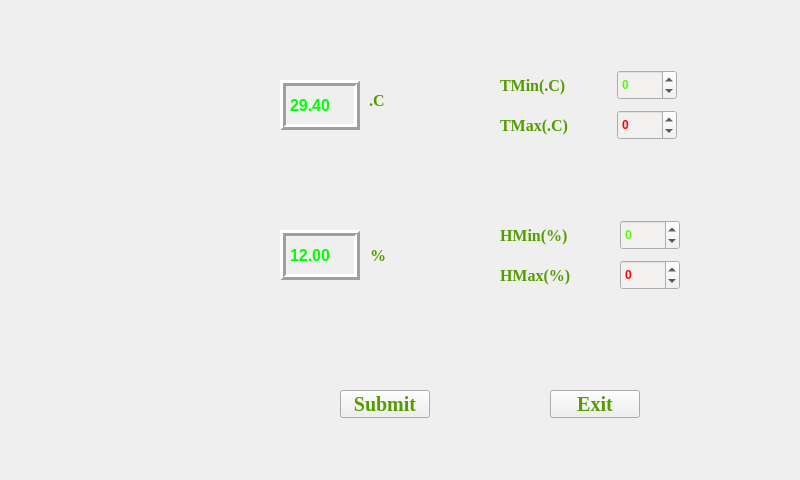
<?xml version="1.0" encoding="UTF-8"?>
<ui version="4.0">
 <class>TemperatureWin</class>
 <widget class="QWidget" name="TemperatureWin">
  <property name="geometry">
   <rect>
    <x>0</x>
    <y>0</y>
    <width>800</width>
    <height>480</height>
   </rect>
  </property>
  <property name="minimumSize">
   <size>
    <width>800</width>
    <height>480</height>
   </size>
  </property>
  <property name="maximumSize">
   <size>
    <width>800</width>
    <height>480</height>
   </size>
  </property>
  <property name="cursor">
   <cursorShape>BlankCursor</cursorShape>
  </property>
  <property name="windowTitle">
   <string>Form</string>
  </property>
  <property name="windowIcon">
   <iconset resource="../pic_ico.qrc">
    <normaloff>:/ico/pic_ico/house.png</normaloff>:/ico/pic_ico/house.png</iconset>
  </property>
  <property name="styleSheet">
   <string notr="true"/>
  </property>
  <widget class="QLabel" name="Lb_WetSymbol">
   <property name="geometry">
    <rect>
     <x>370</x>
     <y>230</y>
     <width>31</width>
     <height>51</height>
    </rect>
   </property>
   <property name="palette">
    <palette>
     <active>
      <colorrole role="WindowText">
       <brush brushstyle="SolidPattern">
        <color alpha="255">
         <red>86</red>
         <green>156</green>
         <blue>0</blue>
        </color>
       </brush>
      </colorrole>
      <colorrole role="Button">
       <brush brushstyle="SolidPattern">
        <color alpha="255">
         <red>28</red>
         <green>28</green>
         <blue>28</blue>
        </color>
       </brush>
      </colorrole>
      <colorrole role="Base">
       <brush brushstyle="SolidPattern">
        <color alpha="255">
         <red>28</red>
         <green>28</green>
         <blue>28</blue>
        </color>
       </brush>
      </colorrole>
      <colorrole role="Window">
       <brush brushstyle="SolidPattern">
        <color alpha="255">
         <red>28</red>
         <green>28</green>
         <blue>28</blue>
        </color>
       </brush>
      </colorrole>
     </active>
     <inactive>
      <colorrole role="WindowText">
       <brush brushstyle="SolidPattern">
        <color alpha="255">
         <red>86</red>
         <green>156</green>
         <blue>0</blue>
        </color>
       </brush>
      </colorrole>
      <colorrole role="Button">
       <brush brushstyle="SolidPattern">
        <color alpha="255">
         <red>28</red>
         <green>28</green>
         <blue>28</blue>
        </color>
       </brush>
      </colorrole>
      <colorrole role="Base">
       <brush brushstyle="SolidPattern">
        <color alpha="255">
         <red>28</red>
         <green>28</green>
         <blue>28</blue>
        </color>
       </brush>
      </colorrole>
      <colorrole role="Window">
       <brush brushstyle="SolidPattern">
        <color alpha="255">
         <red>28</red>
         <green>28</green>
         <blue>28</blue>
        </color>
       </brush>
      </colorrole>
     </inactive>
     <disabled>
      <colorrole role="WindowText">
       <brush brushstyle="SolidPattern">
        <color alpha="255">
         <red>118</red>
         <green>116</green>
         <blue>108</blue>
        </color>
       </brush>
      </colorrole>
      <colorrole role="Button">
       <brush brushstyle="SolidPattern">
        <color alpha="255">
         <red>28</red>
         <green>28</green>
         <blue>28</blue>
        </color>
       </brush>
      </colorrole>
      <colorrole role="Base">
       <brush brushstyle="SolidPattern">
        <color alpha="255">
         <red>28</red>
         <green>28</green>
         <blue>28</blue>
        </color>
       </brush>
      </colorrole>
      <colorrole role="Window">
       <brush brushstyle="SolidPattern">
        <color alpha="255">
         <red>28</red>
         <green>28</green>
         <blue>28</blue>
        </color>
       </brush>
      </colorrole>
     </disabled>
    </palette>
   </property>
   <property name="font">
    <font>
     <family>Times New Roman</family>
     <pointsize>12</pointsize>
     <weight>75</weight>
     <bold>true</bold>
    </font>
   </property>
   <property name="cursor">
    <cursorShape>BlankCursor</cursorShape>
   </property>
   <property name="text">
    <string>%</string>
   </property>
  </widget>
  <widget class="QLabel" name="Lb_WetMin">
   <property name="geometry">
    <rect>
     <x>500</x>
     <y>220</y>
     <width>81</width>
     <height>30</height>
    </rect>
   </property>
   <property name="palette">
    <palette>
     <active>
      <colorrole role="WindowText">
       <brush brushstyle="SolidPattern">
        <color alpha="255">
         <red>86</red>
         <green>156</green>
         <blue>0</blue>
        </color>
       </brush>
      </colorrole>
      <colorrole role="Button">
       <brush brushstyle="SolidPattern">
        <color alpha="255">
         <red>28</red>
         <green>28</green>
         <blue>28</blue>
        </color>
       </brush>
      </colorrole>
      <colorrole role="Base">
       <brush brushstyle="SolidPattern">
        <color alpha="255">
         <red>28</red>
         <green>28</green>
         <blue>28</blue>
        </color>
       </brush>
      </colorrole>
      <colorrole role="Window">
       <brush brushstyle="SolidPattern">
        <color alpha="255">
         <red>28</red>
         <green>28</green>
         <blue>28</blue>
        </color>
       </brush>
      </colorrole>
     </active>
     <inactive>
      <colorrole role="WindowText">
       <brush brushstyle="SolidPattern">
        <color alpha="255">
         <red>86</red>
         <green>156</green>
         <blue>0</blue>
        </color>
       </brush>
      </colorrole>
      <colorrole role="Button">
       <brush brushstyle="SolidPattern">
        <color alpha="255">
         <red>28</red>
         <green>28</green>
         <blue>28</blue>
        </color>
       </brush>
      </colorrole>
      <colorrole role="Base">
       <brush brushstyle="SolidPattern">
        <color alpha="255">
         <red>28</red>
         <green>28</green>
         <blue>28</blue>
        </color>
       </brush>
      </colorrole>
      <colorrole role="Window">
       <brush brushstyle="SolidPattern">
        <color alpha="255">
         <red>28</red>
         <green>28</green>
         <blue>28</blue>
        </color>
       </brush>
      </colorrole>
     </inactive>
     <disabled>
      <colorrole role="WindowText">
       <brush brushstyle="SolidPattern">
        <color alpha="255">
         <red>118</red>
         <green>116</green>
         <blue>108</blue>
        </color>
       </brush>
      </colorrole>
      <colorrole role="Button">
       <brush brushstyle="SolidPattern">
        <color alpha="255">
         <red>28</red>
         <green>28</green>
         <blue>28</blue>
        </color>
       </brush>
      </colorrole>
      <colorrole role="Base">
       <brush brushstyle="SolidPattern">
        <color alpha="255">
         <red>28</red>
         <green>28</green>
         <blue>28</blue>
        </color>
       </brush>
      </colorrole>
      <colorrole role="Window">
       <brush brushstyle="SolidPattern">
        <color alpha="255">
         <red>28</red>
         <green>28</green>
         <blue>28</blue>
        </color>
       </brush>
      </colorrole>
     </disabled>
    </palette>
   </property>
   <property name="font">
    <font>
     <family>Times New Roman</family>
     <pointsize>12</pointsize>
     <weight>75</weight>
     <bold>true</bold>
    </font>
   </property>
   <property name="cursor">
    <cursorShape>BlankCursor</cursorShape>
   </property>
   <property name="text">
    <string>HMin(%)</string>
   </property>
  </widget>
  <widget class="QLabel" name="Lb_WetMax">
   <property name="geometry">
    <rect>
     <x>500</x>
     <y>260</y>
     <width>81</width>
     <height>30</height>
    </rect>
   </property>
   <property name="palette">
    <palette>
     <active>
      <colorrole role="WindowText">
       <brush brushstyle="SolidPattern">
        <color alpha="255">
         <red>86</red>
         <green>156</green>
         <blue>0</blue>
        </color>
       </brush>
      </colorrole>
      <colorrole role="Button">
       <brush brushstyle="SolidPattern">
        <color alpha="255">
         <red>28</red>
         <green>28</green>
         <blue>28</blue>
        </color>
       </brush>
      </colorrole>
      <colorrole role="Base">
       <brush brushstyle="SolidPattern">
        <color alpha="255">
         <red>28</red>
         <green>28</green>
         <blue>28</blue>
        </color>
       </brush>
      </colorrole>
      <colorrole role="Window">
       <brush brushstyle="SolidPattern">
        <color alpha="255">
         <red>28</red>
         <green>28</green>
         <blue>28</blue>
        </color>
       </brush>
      </colorrole>
     </active>
     <inactive>
      <colorrole role="WindowText">
       <brush brushstyle="SolidPattern">
        <color alpha="255">
         <red>86</red>
         <green>156</green>
         <blue>0</blue>
        </color>
       </brush>
      </colorrole>
      <colorrole role="Button">
       <brush brushstyle="SolidPattern">
        <color alpha="255">
         <red>28</red>
         <green>28</green>
         <blue>28</blue>
        </color>
       </brush>
      </colorrole>
      <colorrole role="Base">
       <brush brushstyle="SolidPattern">
        <color alpha="255">
         <red>28</red>
         <green>28</green>
         <blue>28</blue>
        </color>
       </brush>
      </colorrole>
      <colorrole role="Window">
       <brush brushstyle="SolidPattern">
        <color alpha="255">
         <red>28</red>
         <green>28</green>
         <blue>28</blue>
        </color>
       </brush>
      </colorrole>
     </inactive>
     <disabled>
      <colorrole role="WindowText">
       <brush brushstyle="SolidPattern">
        <color alpha="255">
         <red>118</red>
         <green>116</green>
         <blue>108</blue>
        </color>
       </brush>
      </colorrole>
      <colorrole role="Button">
       <brush brushstyle="SolidPattern">
        <color alpha="255">
         <red>28</red>
         <green>28</green>
         <blue>28</blue>
        </color>
       </brush>
      </colorrole>
      <colorrole role="Base">
       <brush brushstyle="SolidPattern">
        <color alpha="255">
         <red>28</red>
         <green>28</green>
         <blue>28</blue>
        </color>
       </brush>
      </colorrole>
      <colorrole role="Window">
       <brush brushstyle="SolidPattern">
        <color alpha="255">
         <red>28</red>
         <green>28</green>
         <blue>28</blue>
        </color>
       </brush>
      </colorrole>
     </disabled>
    </palette>
   </property>
   <property name="font">
    <font>
     <family>Times New Roman</family>
     <pointsize>12</pointsize>
     <weight>75</weight>
     <bold>true</bold>
    </font>
   </property>
   <property name="cursor">
    <cursorShape>BlankCursor</cursorShape>
   </property>
   <property name="text">
    <string>HMax(%)</string>
   </property>
  </widget>
  <widget class="QSpinBox" name="spinBox_TemMax">
   <property name="geometry">
    <rect>
     <x>617</x>
     <y>110</y>
     <width>60</width>
     <height>30</height>
    </rect>
   </property>
   <property name="palette">
    <palette>
     <active>
      <colorrole role="Button">
       <brush brushstyle="SolidPattern">
        <color alpha="255">
         <red>242</red>
         <green>241</green>
         <blue>240</blue>
        </color>
       </brush>
      </colorrole>
      <colorrole role="Text">
       <brush brushstyle="SolidPattern">
        <color alpha="255">
         <red>255</red>
         <green>0</green>
         <blue>0</blue>
        </color>
       </brush>
      </colorrole>
      <colorrole role="Base">
       <brush brushstyle="SolidPattern">
        <color alpha="255">
         <red>242</red>
         <green>241</green>
         <blue>240</blue>
        </color>
       </brush>
      </colorrole>
      <colorrole role="Window">
       <brush brushstyle="SolidPattern">
        <color alpha="255">
         <red>242</red>
         <green>241</green>
         <blue>240</blue>
        </color>
       </brush>
      </colorrole>
     </active>
     <inactive>
      <colorrole role="Button">
       <brush brushstyle="SolidPattern">
        <color alpha="255">
         <red>242</red>
         <green>241</green>
         <blue>240</blue>
        </color>
       </brush>
      </colorrole>
      <colorrole role="Text">
       <brush brushstyle="SolidPattern">
        <color alpha="255">
         <red>255</red>
         <green>0</green>
         <blue>0</blue>
        </color>
       </brush>
      </colorrole>
      <colorrole role="Base">
       <brush brushstyle="SolidPattern">
        <color alpha="255">
         <red>242</red>
         <green>241</green>
         <blue>240</blue>
        </color>
       </brush>
      </colorrole>
      <colorrole role="Window">
       <brush brushstyle="SolidPattern">
        <color alpha="255">
         <red>242</red>
         <green>241</green>
         <blue>240</blue>
        </color>
       </brush>
      </colorrole>
     </inactive>
     <disabled>
      <colorrole role="Button">
       <brush brushstyle="SolidPattern">
        <color alpha="255">
         <red>242</red>
         <green>241</green>
         <blue>240</blue>
        </color>
       </brush>
      </colorrole>
      <colorrole role="Text">
       <brush brushstyle="SolidPattern">
        <color alpha="255">
         <red>118</red>
         <green>116</green>
         <blue>108</blue>
        </color>
       </brush>
      </colorrole>
      <colorrole role="Base">
       <brush brushstyle="SolidPattern">
        <color alpha="255">
         <red>242</red>
         <green>241</green>
         <blue>240</blue>
        </color>
       </brush>
      </colorrole>
      <colorrole role="Window">
       <brush brushstyle="SolidPattern">
        <color alpha="255">
         <red>242</red>
         <green>241</green>
         <blue>240</blue>
        </color>
       </brush>
      </colorrole>
     </disabled>
    </palette>
   </property>
   <property name="font">
    <font>
     <weight>75</weight>
     <bold>true</bold>
    </font>
   </property>
   <property name="cursor">
    <cursorShape>BlankCursor</cursorShape>
   </property>
   <property name="focusPolicy">
    <enum>Qt::NoFocus</enum>
   </property>
   <property name="minimum">
    <number>-40</number>
   </property>
   <property name="maximum">
    <number>100</number>
   </property>
  </widget>
  <widget class="QLabel" name="Lb_TemMin">
   <property name="geometry">
    <rect>
     <x>500</x>
     <y>70</y>
     <width>91</width>
     <height>30</height>
    </rect>
   </property>
   <property name="palette">
    <palette>
     <active>
      <colorrole role="WindowText">
       <brush brushstyle="SolidPattern">
        <color alpha="255">
         <red>86</red>
         <green>156</green>
         <blue>0</blue>
        </color>
       </brush>
      </colorrole>
      <colorrole role="Button">
       <brush brushstyle="SolidPattern">
        <color alpha="255">
         <red>28</red>
         <green>28</green>
         <blue>28</blue>
        </color>
       </brush>
      </colorrole>
      <colorrole role="Base">
       <brush brushstyle="SolidPattern">
        <color alpha="255">
         <red>28</red>
         <green>28</green>
         <blue>28</blue>
        </color>
       </brush>
      </colorrole>
      <colorrole role="Window">
       <brush brushstyle="SolidPattern">
        <color alpha="255">
         <red>28</red>
         <green>28</green>
         <blue>28</blue>
        </color>
       </brush>
      </colorrole>
     </active>
     <inactive>
      <colorrole role="WindowText">
       <brush brushstyle="SolidPattern">
        <color alpha="255">
         <red>86</red>
         <green>156</green>
         <blue>0</blue>
        </color>
       </brush>
      </colorrole>
      <colorrole role="Button">
       <brush brushstyle="SolidPattern">
        <color alpha="255">
         <red>28</red>
         <green>28</green>
         <blue>28</blue>
        </color>
       </brush>
      </colorrole>
      <colorrole role="Base">
       <brush brushstyle="SolidPattern">
        <color alpha="255">
         <red>28</red>
         <green>28</green>
         <blue>28</blue>
        </color>
       </brush>
      </colorrole>
      <colorrole role="Window">
       <brush brushstyle="SolidPattern">
        <color alpha="255">
         <red>28</red>
         <green>28</green>
         <blue>28</blue>
        </color>
       </brush>
      </colorrole>
     </inactive>
     <disabled>
      <colorrole role="WindowText">
       <brush brushstyle="SolidPattern">
        <color alpha="255">
         <red>118</red>
         <green>116</green>
         <blue>108</blue>
        </color>
       </brush>
      </colorrole>
      <colorrole role="Button">
       <brush brushstyle="SolidPattern">
        <color alpha="255">
         <red>28</red>
         <green>28</green>
         <blue>28</blue>
        </color>
       </brush>
      </colorrole>
      <colorrole role="Base">
       <brush brushstyle="SolidPattern">
        <color alpha="255">
         <red>28</red>
         <green>28</green>
         <blue>28</blue>
        </color>
       </brush>
      </colorrole>
      <colorrole role="Window">
       <brush brushstyle="SolidPattern">
        <color alpha="255">
         <red>28</red>
         <green>28</green>
         <blue>28</blue>
        </color>
       </brush>
      </colorrole>
     </disabled>
    </palette>
   </property>
   <property name="font">
    <font>
     <family>Times New Roman</family>
     <pointsize>12</pointsize>
     <weight>75</weight>
     <bold>true</bold>
    </font>
   </property>
   <property name="cursor">
    <cursorShape>BlankCursor</cursorShape>
   </property>
   <property name="text">
    <string>TMin(.C)</string>
   </property>
  </widget>
  <widget class="QSpinBox" name="spinBox_TemMin">
   <property name="geometry">
    <rect>
     <x>617</x>
     <y>70</y>
     <width>60</width>
     <height>30</height>
    </rect>
   </property>
   <property name="palette">
    <palette>
     <active>
      <colorrole role="Button">
       <brush brushstyle="SolidPattern">
        <color alpha="255">
         <red>242</red>
         <green>241</green>
         <blue>240</blue>
        </color>
       </brush>
      </colorrole>
      <colorrole role="Text">
       <brush brushstyle="SolidPattern">
        <color alpha="255">
         <red>85</red>
         <green>255</green>
         <blue>0</blue>
        </color>
       </brush>
      </colorrole>
      <colorrole role="Base">
       <brush brushstyle="SolidPattern">
        <color alpha="255">
         <red>242</red>
         <green>241</green>
         <blue>240</blue>
        </color>
       </brush>
      </colorrole>
      <colorrole role="Window">
       <brush brushstyle="SolidPattern">
        <color alpha="255">
         <red>242</red>
         <green>241</green>
         <blue>240</blue>
        </color>
       </brush>
      </colorrole>
     </active>
     <inactive>
      <colorrole role="Button">
       <brush brushstyle="SolidPattern">
        <color alpha="255">
         <red>242</red>
         <green>241</green>
         <blue>240</blue>
        </color>
       </brush>
      </colorrole>
      <colorrole role="Text">
       <brush brushstyle="SolidPattern">
        <color alpha="255">
         <red>85</red>
         <green>255</green>
         <blue>0</blue>
        </color>
       </brush>
      </colorrole>
      <colorrole role="Base">
       <brush brushstyle="SolidPattern">
        <color alpha="255">
         <red>242</red>
         <green>241</green>
         <blue>240</blue>
        </color>
       </brush>
      </colorrole>
      <colorrole role="Window">
       <brush brushstyle="SolidPattern">
        <color alpha="255">
         <red>242</red>
         <green>241</green>
         <blue>240</blue>
        </color>
       </brush>
      </colorrole>
     </inactive>
     <disabled>
      <colorrole role="Button">
       <brush brushstyle="SolidPattern">
        <color alpha="255">
         <red>242</red>
         <green>241</green>
         <blue>240</blue>
        </color>
       </brush>
      </colorrole>
      <colorrole role="Text">
       <brush brushstyle="SolidPattern">
        <color alpha="255">
         <red>118</red>
         <green>116</green>
         <blue>108</blue>
        </color>
       </brush>
      </colorrole>
      <colorrole role="Base">
       <brush brushstyle="SolidPattern">
        <color alpha="255">
         <red>242</red>
         <green>241</green>
         <blue>240</blue>
        </color>
       </brush>
      </colorrole>
      <colorrole role="Window">
       <brush brushstyle="SolidPattern">
        <color alpha="255">
         <red>242</red>
         <green>241</green>
         <blue>240</blue>
        </color>
       </brush>
      </colorrole>
     </disabled>
    </palette>
   </property>
   <property name="font">
    <font>
     <weight>75</weight>
     <bold>true</bold>
    </font>
   </property>
   <property name="cursor">
    <cursorShape>BlankCursor</cursorShape>
   </property>
   <property name="focusPolicy">
    <enum>Qt::NoFocus</enum>
   </property>
   <property name="minimum">
    <number>-40</number>
   </property>
   <property name="maximum">
    <number>100</number>
   </property>
  </widget>
  <widget class="QSpinBox" name="spinBox_WetMax">
   <property name="geometry">
    <rect>
     <x>620</x>
     <y>260</y>
     <width>60</width>
     <height>30</height>
    </rect>
   </property>
   <property name="palette">
    <palette>
     <active>
      <colorrole role="Button">
       <brush brushstyle="SolidPattern">
        <color alpha="255">
         <red>242</red>
         <green>241</green>
         <blue>240</blue>
        </color>
       </brush>
      </colorrole>
      <colorrole role="Text">
       <brush brushstyle="SolidPattern">
        <color alpha="255">
         <red>255</red>
         <green>0</green>
         <blue>0</blue>
        </color>
       </brush>
      </colorrole>
      <colorrole role="Base">
       <brush brushstyle="SolidPattern">
        <color alpha="255">
         <red>242</red>
         <green>241</green>
         <blue>240</blue>
        </color>
       </brush>
      </colorrole>
      <colorrole role="Window">
       <brush brushstyle="SolidPattern">
        <color alpha="255">
         <red>242</red>
         <green>241</green>
         <blue>240</blue>
        </color>
       </brush>
      </colorrole>
     </active>
     <inactive>
      <colorrole role="Button">
       <brush brushstyle="SolidPattern">
        <color alpha="255">
         <red>242</red>
         <green>241</green>
         <blue>240</blue>
        </color>
       </brush>
      </colorrole>
      <colorrole role="Text">
       <brush brushstyle="SolidPattern">
        <color alpha="255">
         <red>255</red>
         <green>0</green>
         <blue>0</blue>
        </color>
       </brush>
      </colorrole>
      <colorrole role="Base">
       <brush brushstyle="SolidPattern">
        <color alpha="255">
         <red>242</red>
         <green>241</green>
         <blue>240</blue>
        </color>
       </brush>
      </colorrole>
      <colorrole role="Window">
       <brush brushstyle="SolidPattern">
        <color alpha="255">
         <red>242</red>
         <green>241</green>
         <blue>240</blue>
        </color>
       </brush>
      </colorrole>
     </inactive>
     <disabled>
      <colorrole role="Button">
       <brush brushstyle="SolidPattern">
        <color alpha="255">
         <red>242</red>
         <green>241</green>
         <blue>240</blue>
        </color>
       </brush>
      </colorrole>
      <colorrole role="Text">
       <brush brushstyle="SolidPattern">
        <color alpha="255">
         <red>118</red>
         <green>116</green>
         <blue>108</blue>
        </color>
       </brush>
      </colorrole>
      <colorrole role="Base">
       <brush brushstyle="SolidPattern">
        <color alpha="255">
         <red>242</red>
         <green>241</green>
         <blue>240</blue>
        </color>
       </brush>
      </colorrole>
      <colorrole role="Window">
       <brush brushstyle="SolidPattern">
        <color alpha="255">
         <red>242</red>
         <green>241</green>
         <blue>240</blue>
        </color>
       </brush>
      </colorrole>
     </disabled>
    </palette>
   </property>
   <property name="font">
    <font>
     <weight>75</weight>
     <bold>true</bold>
    </font>
   </property>
   <property name="cursor">
    <cursorShape>BlankCursor</cursorShape>
   </property>
   <property name="focusPolicy">
    <enum>Qt::NoFocus</enum>
   </property>
   <property name="minimum">
    <number>-40</number>
   </property>
   <property name="maximum">
    <number>100</number>
   </property>
  </widget>
  <widget class="QLabel" name="Lb_TemSymbol">
   <property name="geometry">
    <rect>
     <x>369</x>
     <y>75</y>
     <width>31</width>
     <height>51</height>
    </rect>
   </property>
   <property name="palette">
    <palette>
     <active>
      <colorrole role="WindowText">
       <brush brushstyle="SolidPattern">
        <color alpha="255">
         <red>86</red>
         <green>156</green>
         <blue>0</blue>
        </color>
       </brush>
      </colorrole>
      <colorrole role="Button">
       <brush brushstyle="SolidPattern">
        <color alpha="255">
         <red>28</red>
         <green>28</green>
         <blue>28</blue>
        </color>
       </brush>
      </colorrole>
      <colorrole role="Base">
       <brush brushstyle="SolidPattern">
        <color alpha="255">
         <red>28</red>
         <green>28</green>
         <blue>28</blue>
        </color>
       </brush>
      </colorrole>
      <colorrole role="Window">
       <brush brushstyle="SolidPattern">
        <color alpha="255">
         <red>28</red>
         <green>28</green>
         <blue>28</blue>
        </color>
       </brush>
      </colorrole>
     </active>
     <inactive>
      <colorrole role="WindowText">
       <brush brushstyle="SolidPattern">
        <color alpha="255">
         <red>86</red>
         <green>156</green>
         <blue>0</blue>
        </color>
       </brush>
      </colorrole>
      <colorrole role="Button">
       <brush brushstyle="SolidPattern">
        <color alpha="255">
         <red>28</red>
         <green>28</green>
         <blue>28</blue>
        </color>
       </brush>
      </colorrole>
      <colorrole role="Base">
       <brush brushstyle="SolidPattern">
        <color alpha="255">
         <red>28</red>
         <green>28</green>
         <blue>28</blue>
        </color>
       </brush>
      </colorrole>
      <colorrole role="Window">
       <brush brushstyle="SolidPattern">
        <color alpha="255">
         <red>28</red>
         <green>28</green>
         <blue>28</blue>
        </color>
       </brush>
      </colorrole>
     </inactive>
     <disabled>
      <colorrole role="WindowText">
       <brush brushstyle="SolidPattern">
        <color alpha="255">
         <red>118</red>
         <green>116</green>
         <blue>108</blue>
        </color>
       </brush>
      </colorrole>
      <colorrole role="Button">
       <brush brushstyle="SolidPattern">
        <color alpha="255">
         <red>28</red>
         <green>28</green>
         <blue>28</blue>
        </color>
       </brush>
      </colorrole>
      <colorrole role="Base">
       <brush brushstyle="SolidPattern">
        <color alpha="255">
         <red>28</red>
         <green>28</green>
         <blue>28</blue>
        </color>
       </brush>
      </colorrole>
      <colorrole role="Window">
       <brush brushstyle="SolidPattern">
        <color alpha="255">
         <red>28</red>
         <green>28</green>
         <blue>28</blue>
        </color>
       </brush>
      </colorrole>
     </disabled>
    </palette>
   </property>
   <property name="font">
    <font>
     <family>Times New Roman</family>
     <pointsize>12</pointsize>
     <weight>75</weight>
     <bold>true</bold>
    </font>
   </property>
   <property name="cursor">
    <cursorShape>BlankCursor</cursorShape>
   </property>
   <property name="text">
    <string>.C</string>
   </property>
  </widget>
  <widget class="QLabel" name="Lb_WetValue">
   <property name="geometry">
    <rect>
     <x>280</x>
     <y>230</y>
     <width>80</width>
     <height>50</height>
    </rect>
   </property>
   <property name="palette">
    <palette>
     <active>
      <colorrole role="WindowText">
       <brush brushstyle="SolidPattern">
        <color alpha="255">
         <red>0</red>
         <green>255</green>
         <blue>0</blue>
        </color>
       </brush>
      </colorrole>
      <colorrole role="Button">
       <brush brushstyle="SolidPattern">
        <color alpha="255">
         <red>28</red>
         <green>28</green>
         <blue>28</blue>
        </color>
       </brush>
      </colorrole>
      <colorrole role="Base">
       <brush brushstyle="SolidPattern">
        <color alpha="255">
         <red>28</red>
         <green>28</green>
         <blue>28</blue>
        </color>
       </brush>
      </colorrole>
      <colorrole role="Window">
       <brush brushstyle="SolidPattern">
        <color alpha="255">
         <red>28</red>
         <green>28</green>
         <blue>28</blue>
        </color>
       </brush>
      </colorrole>
     </active>
     <inactive>
      <colorrole role="WindowText">
       <brush brushstyle="SolidPattern">
        <color alpha="255">
         <red>0</red>
         <green>255</green>
         <blue>0</blue>
        </color>
       </brush>
      </colorrole>
      <colorrole role="Button">
       <brush brushstyle="SolidPattern">
        <color alpha="255">
         <red>28</red>
         <green>28</green>
         <blue>28</blue>
        </color>
       </brush>
      </colorrole>
      <colorrole role="Base">
       <brush brushstyle="SolidPattern">
        <color alpha="255">
         <red>28</red>
         <green>28</green>
         <blue>28</blue>
        </color>
       </brush>
      </colorrole>
      <colorrole role="Window">
       <brush brushstyle="SolidPattern">
        <color alpha="255">
         <red>28</red>
         <green>28</green>
         <blue>28</blue>
        </color>
       </brush>
      </colorrole>
     </inactive>
     <disabled>
      <colorrole role="WindowText">
       <brush brushstyle="SolidPattern">
        <color alpha="255">
         <red>118</red>
         <green>116</green>
         <blue>108</blue>
        </color>
       </brush>
      </colorrole>
      <colorrole role="Button">
       <brush brushstyle="SolidPattern">
        <color alpha="255">
         <red>28</red>
         <green>28</green>
         <blue>28</blue>
        </color>
       </brush>
      </colorrole>
      <colorrole role="Base">
       <brush brushstyle="SolidPattern">
        <color alpha="255">
         <red>28</red>
         <green>28</green>
         <blue>28</blue>
        </color>
       </brush>
      </colorrole>
      <colorrole role="Window">
       <brush brushstyle="SolidPattern">
        <color alpha="255">
         <red>28</red>
         <green>28</green>
         <blue>28</blue>
        </color>
       </brush>
      </colorrole>
     </disabled>
    </palette>
   </property>
   <property name="font">
    <font>
     <pointsize>12</pointsize>
     <weight>75</weight>
     <bold>true</bold>
    </font>
   </property>
   <property name="cursor">
    <cursorShape>BlankCursor</cursorShape>
   </property>
   <property name="frameShape">
    <enum>QFrame::Box</enum>
   </property>
   <property name="frameShadow">
    <enum>QFrame::Raised</enum>
   </property>
   <property name="lineWidth">
    <number>3</number>
   </property>
   <property name="text">
    <string>12.00</string>
   </property>
  </widget>
  <widget class="QLabel" name="Lb_Tem">
   <property name="geometry">
    <rect>
     <x>130</x>
     <y>50</y>
     <width>121</width>
     <height>101</height>
    </rect>
   </property>
   <property name="cursor">
    <cursorShape>BlankCursor</cursorShape>
   </property>
   <property name="text">
    <string/>
   </property>
   <property name="pixmap">
    <pixmap resource="../pic_ico.qrc">:/ico/pic_ico/tem.png</pixmap>
   </property>
   <property name="scaledContents">
    <bool>true</bool>
   </property>
  </widget>
  <widget class="QLabel" name="Lb_TemValue">
   <property name="geometry">
    <rect>
     <x>280</x>
     <y>80</y>
     <width>80</width>
     <height>50</height>
    </rect>
   </property>
   <property name="palette">
    <palette>
     <active>
      <colorrole role="WindowText">
       <brush brushstyle="SolidPattern">
        <color alpha="255">
         <red>0</red>
         <green>255</green>
         <blue>0</blue>
        </color>
       </brush>
      </colorrole>
      <colorrole role="Button">
       <brush brushstyle="SolidPattern">
        <color alpha="255">
         <red>28</red>
         <green>28</green>
         <blue>28</blue>
        </color>
       </brush>
      </colorrole>
      <colorrole role="Base">
       <brush brushstyle="SolidPattern">
        <color alpha="255">
         <red>28</red>
         <green>28</green>
         <blue>28</blue>
        </color>
       </brush>
      </colorrole>
      <colorrole role="Window">
       <brush brushstyle="SolidPattern">
        <color alpha="255">
         <red>28</red>
         <green>28</green>
         <blue>28</blue>
        </color>
       </brush>
      </colorrole>
     </active>
     <inactive>
      <colorrole role="WindowText">
       <brush brushstyle="SolidPattern">
        <color alpha="255">
         <red>0</red>
         <green>255</green>
         <blue>0</blue>
        </color>
       </brush>
      </colorrole>
      <colorrole role="Button">
       <brush brushstyle="SolidPattern">
        <color alpha="255">
         <red>28</red>
         <green>28</green>
         <blue>28</blue>
        </color>
       </brush>
      </colorrole>
      <colorrole role="Base">
       <brush brushstyle="SolidPattern">
        <color alpha="255">
         <red>28</red>
         <green>28</green>
         <blue>28</blue>
        </color>
       </brush>
      </colorrole>
      <colorrole role="Window">
       <brush brushstyle="SolidPattern">
        <color alpha="255">
         <red>28</red>
         <green>28</green>
         <blue>28</blue>
        </color>
       </brush>
      </colorrole>
     </inactive>
     <disabled>
      <colorrole role="WindowText">
       <brush brushstyle="SolidPattern">
        <color alpha="255">
         <red>118</red>
         <green>116</green>
         <blue>108</blue>
        </color>
       </brush>
      </colorrole>
      <colorrole role="Button">
       <brush brushstyle="SolidPattern">
        <color alpha="255">
         <red>28</red>
         <green>28</green>
         <blue>28</blue>
        </color>
       </brush>
      </colorrole>
      <colorrole role="Base">
       <brush brushstyle="SolidPattern">
        <color alpha="255">
         <red>28</red>
         <green>28</green>
         <blue>28</blue>
        </color>
       </brush>
      </colorrole>
      <colorrole role="Window">
       <brush brushstyle="SolidPattern">
        <color alpha="255">
         <red>28</red>
         <green>28</green>
         <blue>28</blue>
        </color>
       </brush>
      </colorrole>
     </disabled>
    </palette>
   </property>
   <property name="font">
    <font>
     <pointsize>12</pointsize>
     <weight>75</weight>
     <bold>true</bold>
    </font>
   </property>
   <property name="cursor">
    <cursorShape>BlankCursor</cursorShape>
   </property>
   <property name="frameShape">
    <enum>QFrame::Box</enum>
   </property>
   <property name="frameShadow">
    <enum>QFrame::Raised</enum>
   </property>
   <property name="lineWidth">
    <number>3</number>
   </property>
   <property name="text">
    <string>29.40</string>
   </property>
  </widget>
  <widget class="QPushButton" name="Bt_Commit">
   <property name="geometry">
    <rect>
     <x>340</x>
     <y>390</y>
     <width>90</width>
     <height>28</height>
    </rect>
   </property>
   <property name="palette">
    <palette>
     <active>
      <colorrole role="ButtonText">
       <brush brushstyle="SolidPattern">
        <color alpha="255">
         <red>86</red>
         <green>156</green>
         <blue>0</blue>
        </color>
       </brush>
      </colorrole>
     </active>
     <inactive>
      <colorrole role="ButtonText">
       <brush brushstyle="SolidPattern">
        <color alpha="255">
         <red>86</red>
         <green>156</green>
         <blue>0</blue>
        </color>
       </brush>
      </colorrole>
     </inactive>
     <disabled>
      <colorrole role="ButtonText">
       <brush brushstyle="SolidPattern">
        <color alpha="255">
         <red>159</red>
         <green>158</green>
         <blue>158</blue>
        </color>
       </brush>
      </colorrole>
     </disabled>
    </palette>
   </property>
   <property name="font">
    <font>
     <family>Times New Roman</family>
     <pointsize>15</pointsize>
     <weight>75</weight>
     <bold>true</bold>
    </font>
   </property>
   <property name="cursor">
    <cursorShape>BlankCursor</cursorShape>
   </property>
   <property name="focusPolicy">
    <enum>Qt::NoFocus</enum>
   </property>
   <property name="styleSheet">
    <string notr="true"/>
   </property>
   <property name="text">
    <string>Submit</string>
   </property>
  </widget>
  <widget class="QLabel" name="Lb_TemMax">
   <property name="geometry">
    <rect>
     <x>500</x>
     <y>110</y>
     <width>91</width>
     <height>30</height>
    </rect>
   </property>
   <property name="palette">
    <palette>
     <active>
      <colorrole role="WindowText">
       <brush brushstyle="SolidPattern">
        <color alpha="255">
         <red>86</red>
         <green>156</green>
         <blue>0</blue>
        </color>
       </brush>
      </colorrole>
      <colorrole role="Button">
       <brush brushstyle="SolidPattern">
        <color alpha="255">
         <red>28</red>
         <green>28</green>
         <blue>28</blue>
        </color>
       </brush>
      </colorrole>
      <colorrole role="Base">
       <brush brushstyle="SolidPattern">
        <color alpha="255">
         <red>28</red>
         <green>28</green>
         <blue>28</blue>
        </color>
       </brush>
      </colorrole>
      <colorrole role="Window">
       <brush brushstyle="SolidPattern">
        <color alpha="255">
         <red>28</red>
         <green>28</green>
         <blue>28</blue>
        </color>
       </brush>
      </colorrole>
     </active>
     <inactive>
      <colorrole role="WindowText">
       <brush brushstyle="SolidPattern">
        <color alpha="255">
         <red>86</red>
         <green>156</green>
         <blue>0</blue>
        </color>
       </brush>
      </colorrole>
      <colorrole role="Button">
       <brush brushstyle="SolidPattern">
        <color alpha="255">
         <red>28</red>
         <green>28</green>
         <blue>28</blue>
        </color>
       </brush>
      </colorrole>
      <colorrole role="Base">
       <brush brushstyle="SolidPattern">
        <color alpha="255">
         <red>28</red>
         <green>28</green>
         <blue>28</blue>
        </color>
       </brush>
      </colorrole>
      <colorrole role="Window">
       <brush brushstyle="SolidPattern">
        <color alpha="255">
         <red>28</red>
         <green>28</green>
         <blue>28</blue>
        </color>
       </brush>
      </colorrole>
     </inactive>
     <disabled>
      <colorrole role="WindowText">
       <brush brushstyle="SolidPattern">
        <color alpha="255">
         <red>118</red>
         <green>116</green>
         <blue>108</blue>
        </color>
       </brush>
      </colorrole>
      <colorrole role="Button">
       <brush brushstyle="SolidPattern">
        <color alpha="255">
         <red>28</red>
         <green>28</green>
         <blue>28</blue>
        </color>
       </brush>
      </colorrole>
      <colorrole role="Base">
       <brush brushstyle="SolidPattern">
        <color alpha="255">
         <red>28</red>
         <green>28</green>
         <blue>28</blue>
        </color>
       </brush>
      </colorrole>
      <colorrole role="Window">
       <brush brushstyle="SolidPattern">
        <color alpha="255">
         <red>28</red>
         <green>28</green>
         <blue>28</blue>
        </color>
       </brush>
      </colorrole>
     </disabled>
    </palette>
   </property>
   <property name="font">
    <font>
     <family>Times New Roman</family>
     <pointsize>12</pointsize>
     <weight>75</weight>
     <bold>true</bold>
    </font>
   </property>
   <property name="cursor">
    <cursorShape>BlankCursor</cursorShape>
   </property>
   <property name="text">
    <string>TMax(.C)</string>
   </property>
  </widget>
  <widget class="QSpinBox" name="spinBox_WetMin">
   <property name="geometry">
    <rect>
     <x>620</x>
     <y>220</y>
     <width>60</width>
     <height>30</height>
    </rect>
   </property>
   <property name="palette">
    <palette>
     <active>
      <colorrole role="Button">
       <brush brushstyle="SolidPattern">
        <color alpha="255">
         <red>242</red>
         <green>241</green>
         <blue>240</blue>
        </color>
       </brush>
      </colorrole>
      <colorrole role="Text">
       <brush brushstyle="SolidPattern">
        <color alpha="255">
         <red>85</red>
         <green>255</green>
         <blue>0</blue>
        </color>
       </brush>
      </colorrole>
      <colorrole role="Base">
       <brush brushstyle="SolidPattern">
        <color alpha="255">
         <red>242</red>
         <green>241</green>
         <blue>240</blue>
        </color>
       </brush>
      </colorrole>
      <colorrole role="Window">
       <brush brushstyle="SolidPattern">
        <color alpha="255">
         <red>242</red>
         <green>241</green>
         <blue>240</blue>
        </color>
       </brush>
      </colorrole>
     </active>
     <inactive>
      <colorrole role="Button">
       <brush brushstyle="SolidPattern">
        <color alpha="255">
         <red>242</red>
         <green>241</green>
         <blue>240</blue>
        </color>
       </brush>
      </colorrole>
      <colorrole role="Text">
       <brush brushstyle="SolidPattern">
        <color alpha="255">
         <red>85</red>
         <green>255</green>
         <blue>0</blue>
        </color>
       </brush>
      </colorrole>
      <colorrole role="Base">
       <brush brushstyle="SolidPattern">
        <color alpha="255">
         <red>242</red>
         <green>241</green>
         <blue>240</blue>
        </color>
       </brush>
      </colorrole>
      <colorrole role="Window">
       <brush brushstyle="SolidPattern">
        <color alpha="255">
         <red>242</red>
         <green>241</green>
         <blue>240</blue>
        </color>
       </brush>
      </colorrole>
     </inactive>
     <disabled>
      <colorrole role="Button">
       <brush brushstyle="SolidPattern">
        <color alpha="255">
         <red>242</red>
         <green>241</green>
         <blue>240</blue>
        </color>
       </brush>
      </colorrole>
      <colorrole role="Text">
       <brush brushstyle="SolidPattern">
        <color alpha="255">
         <red>118</red>
         <green>116</green>
         <blue>108</blue>
        </color>
       </brush>
      </colorrole>
      <colorrole role="Base">
       <brush brushstyle="SolidPattern">
        <color alpha="255">
         <red>242</red>
         <green>241</green>
         <blue>240</blue>
        </color>
       </brush>
      </colorrole>
      <colorrole role="Window">
       <brush brushstyle="SolidPattern">
        <color alpha="255">
         <red>242</red>
         <green>241</green>
         <blue>240</blue>
        </color>
       </brush>
      </colorrole>
     </disabled>
    </palette>
   </property>
   <property name="font">
    <font>
     <weight>75</weight>
     <bold>true</bold>
    </font>
   </property>
   <property name="cursor">
    <cursorShape>BlankCursor</cursorShape>
   </property>
   <property name="focusPolicy">
    <enum>Qt::NoFocus</enum>
   </property>
   <property name="minimum">
    <number>-40</number>
   </property>
   <property name="maximum">
    <number>100</number>
   </property>
  </widget>
  <widget class="QLabel" name="Lb_Wet">
   <property name="geometry">
    <rect>
     <x>130</x>
     <y>200</y>
     <width>121</width>
     <height>101</height>
    </rect>
   </property>
   <property name="cursor">
    <cursorShape>BlankCursor</cursorShape>
   </property>
   <property name="text">
    <string/>
   </property>
   <property name="pixmap">
    <pixmap resource="../pic_ico.qrc">:/ico/pic_ico/wet.png</pixmap>
   </property>
   <property name="scaledContents">
    <bool>true</bool>
   </property>
  </widget>
  <widget class="QPushButton" name="Bt_Exit">
   <property name="geometry">
    <rect>
     <x>550</x>
     <y>390</y>
     <width>90</width>
     <height>28</height>
    </rect>
   </property>
   <property name="palette">
    <palette>
     <active>
      <colorrole role="ButtonText">
       <brush brushstyle="SolidPattern">
        <color alpha="255">
         <red>86</red>
         <green>156</green>
         <blue>0</blue>
        </color>
       </brush>
      </colorrole>
     </active>
     <inactive>
      <colorrole role="ButtonText">
       <brush brushstyle="SolidPattern">
        <color alpha="255">
         <red>86</red>
         <green>156</green>
         <blue>0</blue>
        </color>
       </brush>
      </colorrole>
     </inactive>
     <disabled>
      <colorrole role="ButtonText">
       <brush brushstyle="SolidPattern">
        <color alpha="255">
         <red>159</red>
         <green>158</green>
         <blue>158</blue>
        </color>
       </brush>
      </colorrole>
     </disabled>
    </palette>
   </property>
   <property name="font">
    <font>
     <family>Times New Roman</family>
     <pointsize>15</pointsize>
     <weight>75</weight>
     <bold>true</bold>
    </font>
   </property>
   <property name="cursor">
    <cursorShape>BlankCursor</cursorShape>
   </property>
   <property name="focusPolicy">
    <enum>Qt::NoFocus</enum>
   </property>
   <property name="text">
    <string>Exit</string>
   </property>
  </widget>
 </widget>
 <resources>
  <include location="../pic_ico.qrc"/>
 </resources>
 <connections/>
</ui>
